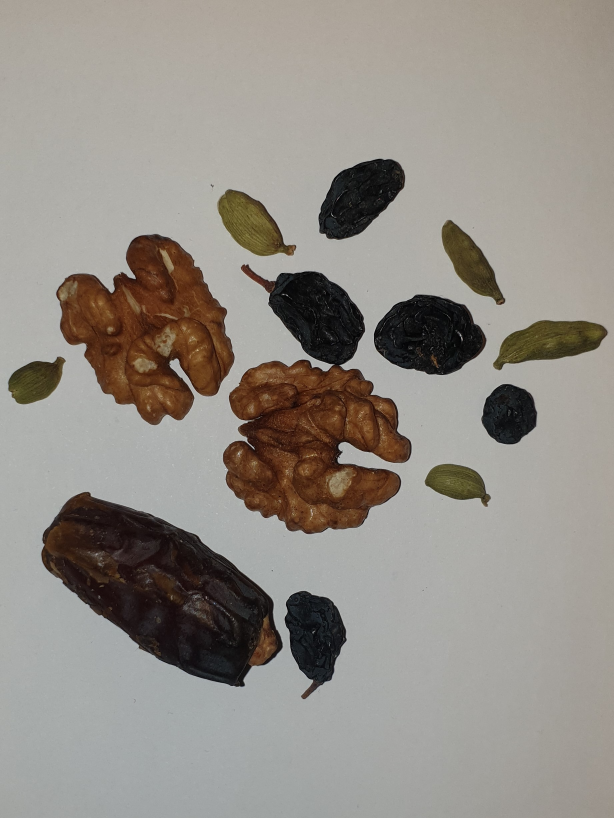
#> input picture op2/af1.jpg, 1841 x 2454 px (shown at 1/3 size)
$ python canny-edge-slider.py
#> lines starting #> are read from the running program, lines starting #| are printed output that depends on the picture; after the words box and inside, x2 and y2 are one past the last pixel; in counts of white or black regions, pixels touching at a corner belong together
### op2/utils.py
# import the necessary packages
import numpy as np
import cv2


def apply_enhancement_and_segmentation(img):
    heightPixels = img.shape[0]
    widthPixels = img.shape[1]

    # afbeelding naar kleine formaat veranderd om te tonen
    # cv2.imshow("mix van objecten", img)

    # enhancement
    # vervagen
    img = cv2.bilateralFilter(img, 20, 50, 50)

    # cv2.imshow("enhancement", img)

    # segmentatie

    ## segmantie - verbeteringen
    kernel = np.ones((5, 5), np.uint8)

    ##ruis weggehaald
    img = cv2.morphologyEx(img, cv2.MORPH_OPEN, kernel)

    ### dilate en erode
    img = cv2.dilate(img, kernel, iterations=5)
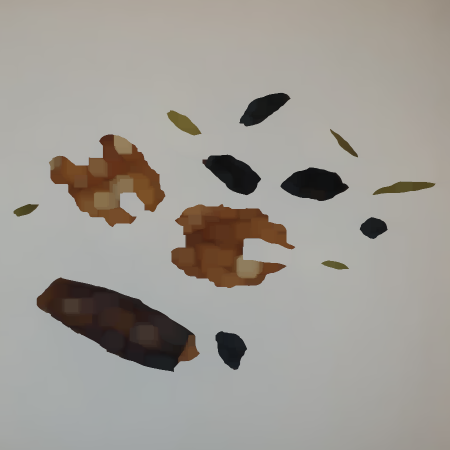
#> img: shape (900, 900, 3) (shown at 1/2 size); mean of channels 0, 1, 2 148, 154.3, 158.3; drawn as B, G, R
    img = cv2.erode(img, kernel, iterations=5)
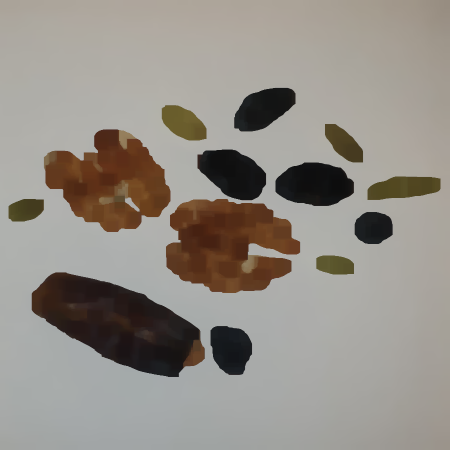
#> img: shape (900, 900, 3) (shown at 1/2 size); mean of channels 0, 1, 2 135.5, 142.8, 148.3; drawn as B, G, R

    # R(GB) waarde van onder 100 omzetten naar 0
    for x in range(0, widthPixels, 1):
        for y in range(0, heightPixels, 1):
            if img[y, x][2] > 140:
                img[y, x][0] = 255
                img[y, x][1] = 255
                img[y, x][2] = 255
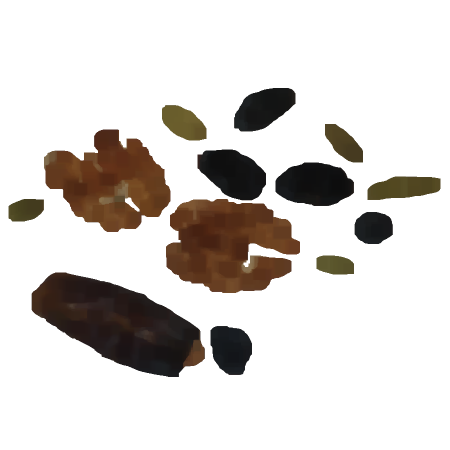
#> img: shape (900, 900, 3) (shown at 1/2 size); mean of channels 0, 1, 2 207.6, 210.9, 215.2; drawn as B, G, R

    # cv2.imshow("rgb waarde aangepast", img)
    ## segmentatie met k-means

    # k-means
    img = cv2.cvtColor(img, cv2.COLOR_BGR2RGB)
    vectorized = img.reshape((-1, 3))
    vectorized = np.float32(vectorized)

    criteria = (cv2.TERM_CRITERIA_EPS + cv2.TERM_CRITERIA_MAX_ITER, 10, 1.0)

    K = 5
    attempts = 10
    ret, label, center = cv2.kmeans(vectorized, K, None, criteria, attempts, cv2.KMEANS_PP_CENTERS)
#> ret = 35974463.9; center = [[255.9, 255.9, 255.9], [28.84, 24.47, 24.12], [81.38, 47.63, 25.86], [100, 63.93, 33.11], [111.5, 93.86, 56.96]]

    center = np.uint8(center)
#> center = [[255, 255, 255], [28, 24, 24], [81, 47, 25], [100, 63, 33], [111, 93, 56]]

    res = center[label.flatten()]
    return res.reshape(img.shape)
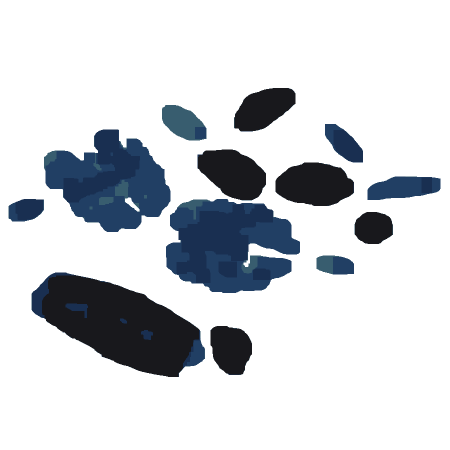
#> returned value: shape (900, 900, 3) (shown at 1/2 size); mean of channels 0, 1, 2 215.1, 210.8, 207.5; drawn as B, G, R

### op2/canny-edge-slider.py
# script for tuning parameters
import cv2
import argparse
import utils

# reads the image
img = cv2.resize(cv2.imread("af1.jpg"), (900, 900))

img = utils.apply_enhancement_and_segmentation(img)
cv2.imshow('enhancement and segmentation', img)


# empty callback function for creating trackar
def callback(foo):
    pass


# create windows and trackbar
cv2.namedWindow('parameters')
cv2.createTrackbar('threshold1', 'parameters', 0, 255, callback)  # change the maximum to whatever you like
cv2.createTrackbar('threshold2', 'parameters', 0, 255, callback)  # change the maximum to whatever you like
cv2.createTrackbar('apertureSize', 'parameters', 0, 2, callback)
cv2.createTrackbar('L1/L2', 'parameters', 0, 1, callback)

while (True):
    # get threshold value from trackbar
    th1 = cv2.getTrackbarPos('threshold1', 'parameters')
    th2 = cv2.getTrackbarPos('threshold2', 'parameters')

    # aperture size can only be 3,5, or 7
    apSize = cv2.getTrackbarPos('apertureSize', 'parameters') * 2 + 3

    # true or false for the norm flag
    norm_flag = cv2.getTrackbarPos('L1/L2', 'parameters') == 1

    # print out the values
    print('')
    print('threshold1: {}'.format(th1))
    print('threshold2: {}'.format(th2))
    print('apertureSize: {}'.format(apSize))
    print('L2gradient: {}'.format(norm_flag))

    edge = cv2.Canny(img, th1, th2, apertureSize=apSize, L2gradient=norm_flag)
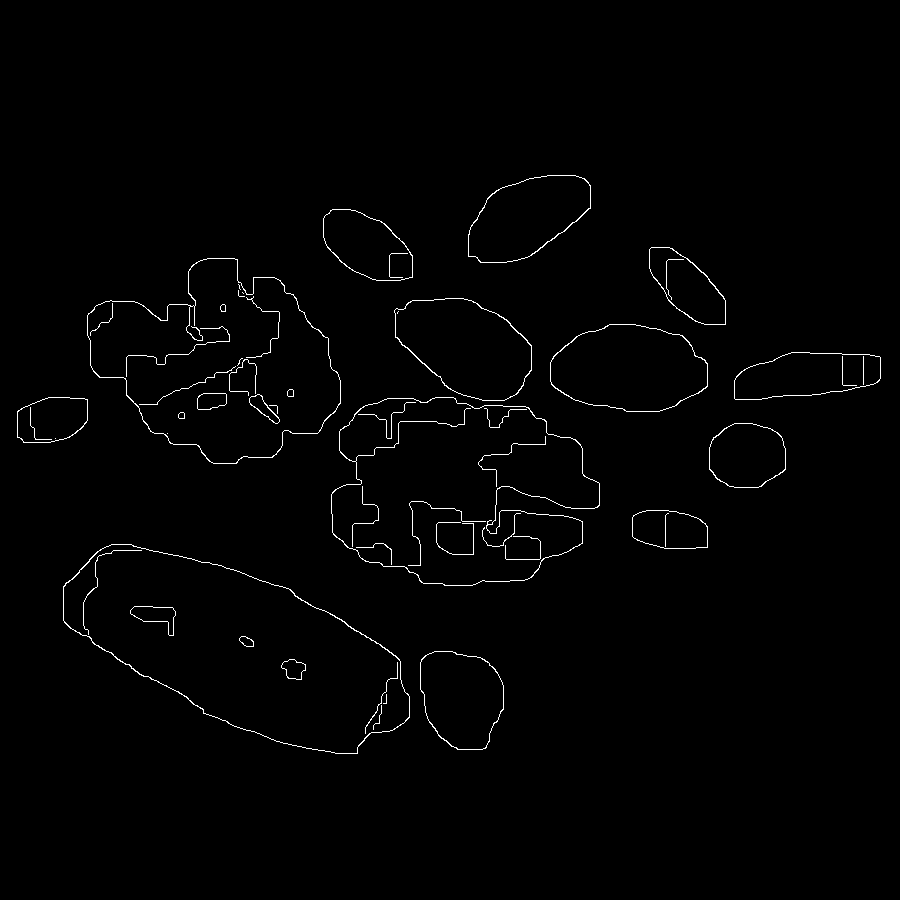
#> edge: shape (900, 900); 1.1% white in thin lines or dots, all inside (x1, y1, x2, y2) = (17, 175, 881, 754)
    imS = cv2.resize(edge, (960, 540))  # Resize image
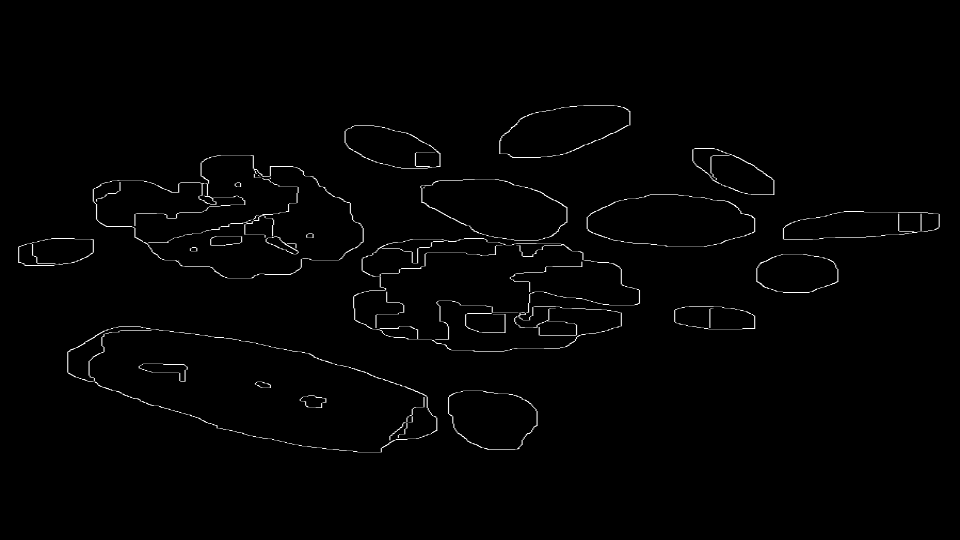
#> imS: shape (540, 960); min 0, max 255, mean 2.8

    cv2.imshow('canny', imS)

    if cv2.waitKey(1) & 0xFF == ord('q'):
#> (key q is pressed here)
        break

cv2.destroyAllWindows()

$ run again, with op2/af2.jpg copied over op2/af1.jpg
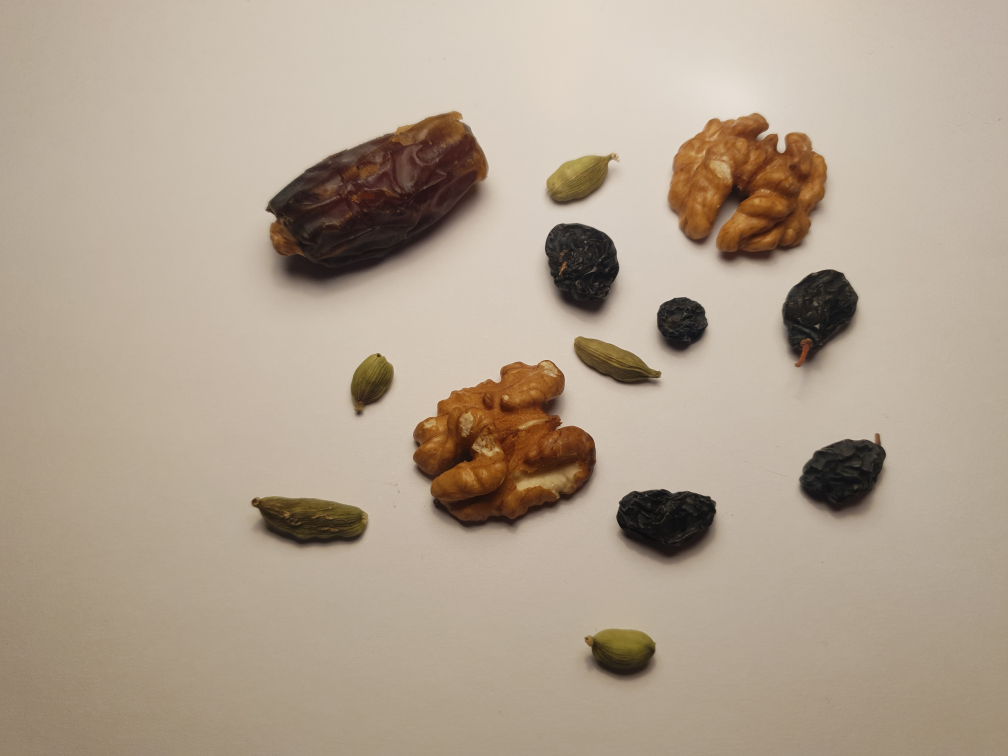
#> input picture op2/af2.jpg, 4032 x 3024 px (shown at 1/4 size)
#> after the loop in apply_enhancement_and_segmentation, `for x in range(0, widthPixels, 1):`:
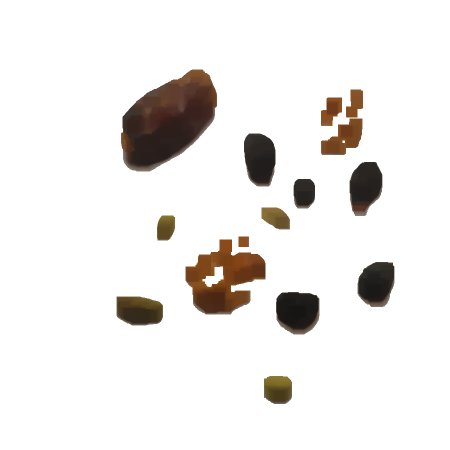
#> img: shape (900, 900, 3) (shown at 1/2 size); mean of channels 0, 1, 2 232.6, 234.5, 236.9; drawn as B, G, R
#> in apply_enhancement_and_segmentation, `ret, label, center = cv2.kmeans(vectorized, K, None, criteria, attempt..`: ret = 27351883; center = [[255.9, 255.9, 255.9], [42.12, 33.97, 30.33], [122.4, 103.1, 79.43], [121.9, 74.11, 32.82], [83.2, 55.36, 37.42]]
#> in apply_enhancement_and_segmentation, `center = np.uint8(center)`: center = [[255, 255, 255], [42, 33, 30], [122, 103, 79], [121, 74, 32], [83, 55, 37]]
#> edge: shape (900, 900); 0.92% white in thin lines or dots, all inside (x1, y1, x2, y2) = (232, 139, 789, 808)
#> `imS = cv2.resize(edge, (960, 540))`:
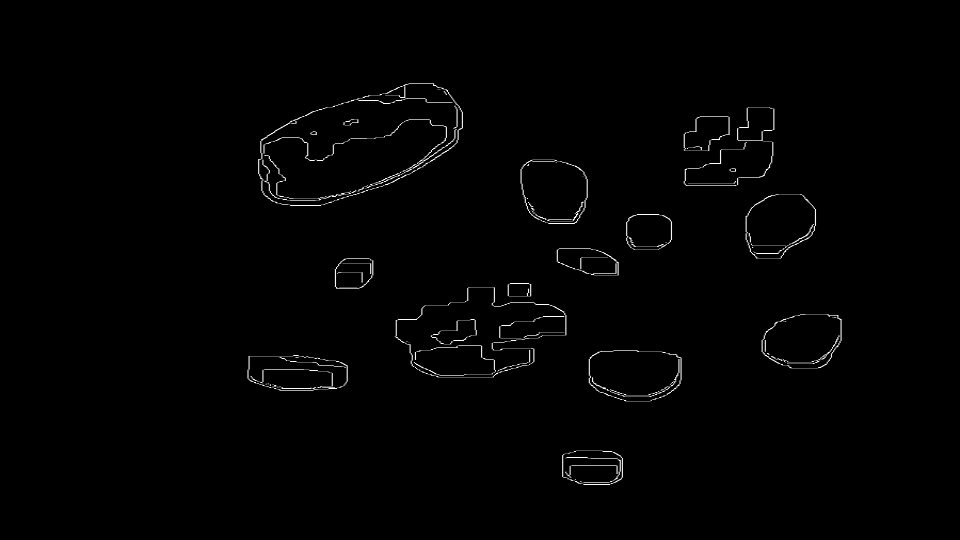
#> imS: shape (540, 960); min 0, max 255, mean 2.3

$ run again, with op2/af3.jpg copied over op2/af1.jpg
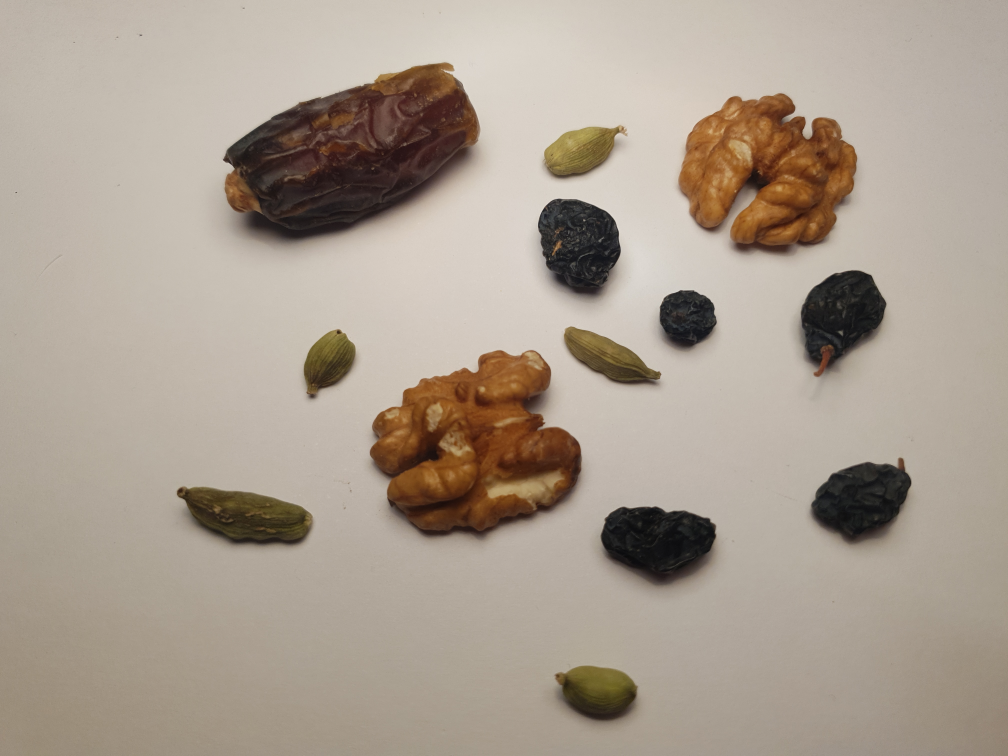
#> input picture op2/af3.jpg, 4032 x 3024 px (shown at 1/4 size)
#> after the loop in apply_enhancement_and_segmentation, `for x in range(0, widthPixels, 1):`:
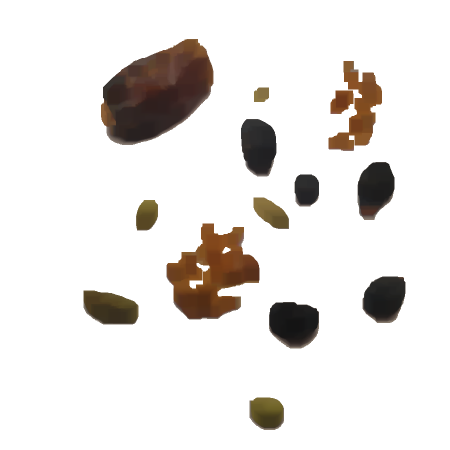
#> img: shape (900, 900, 3) (shown at 1/2 size); mean of channels 0, 1, 2 225.8, 228.3, 231.5; drawn as B, G, R
#> in apply_enhancement_and_segmentation, `ret, label, center = cv2.kmeans(vectorized, K, None, criteria, attempt..`: ret = 37667958.5; center = [[255.9, 255.9, 255.9], [125.1, 107.2, 83.36], [41.07, 35.49, 33.91], [121.2, 75.91, 36.16], [82.29, 56.45, 39.59]]
#> in apply_enhancement_and_segmentation, `center = np.uint8(center)`: center = [[255, 255, 255], [125, 107, 83], [41, 35, 33], [121, 75, 36], [82, 56, 39]]
#> edge: shape (900, 900); 1.1% white in thin lines or dots, all inside (x1, y1, x2, y2) = (166, 77, 811, 860)
#> `imS = cv2.resize(edge, (960, 540))`:
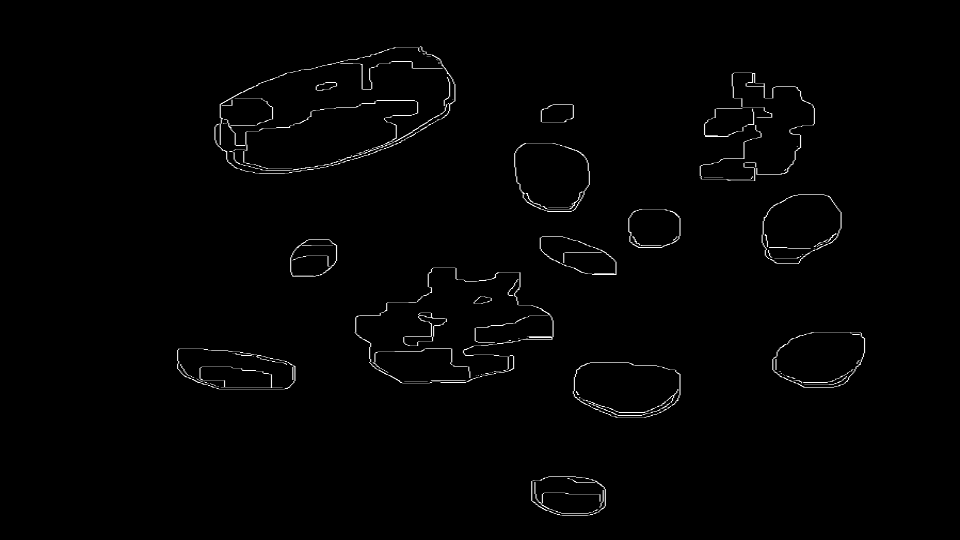
#> imS: shape (540, 960); min 0, max 255, mean 2.7
